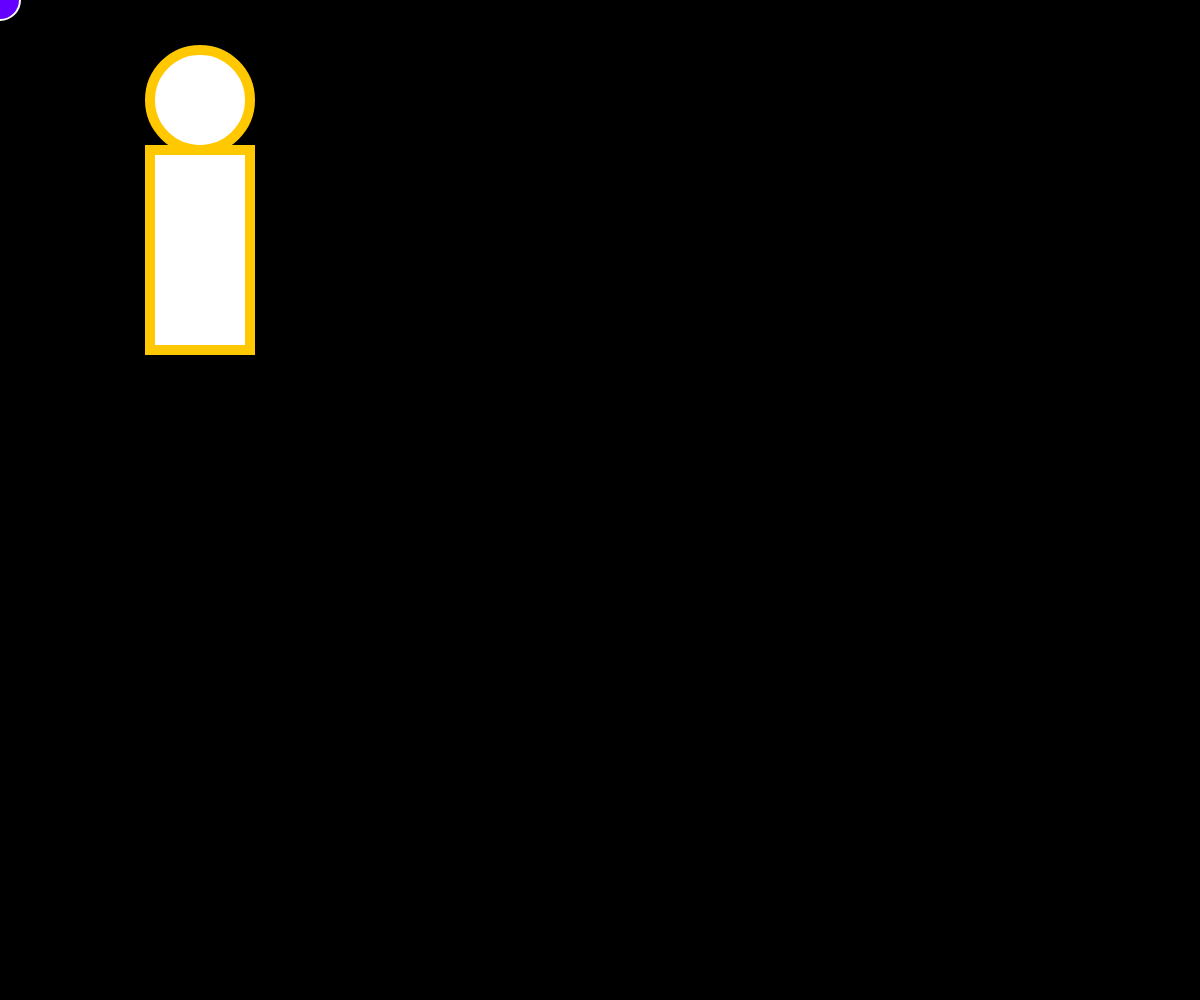
Frame 1 (no input)
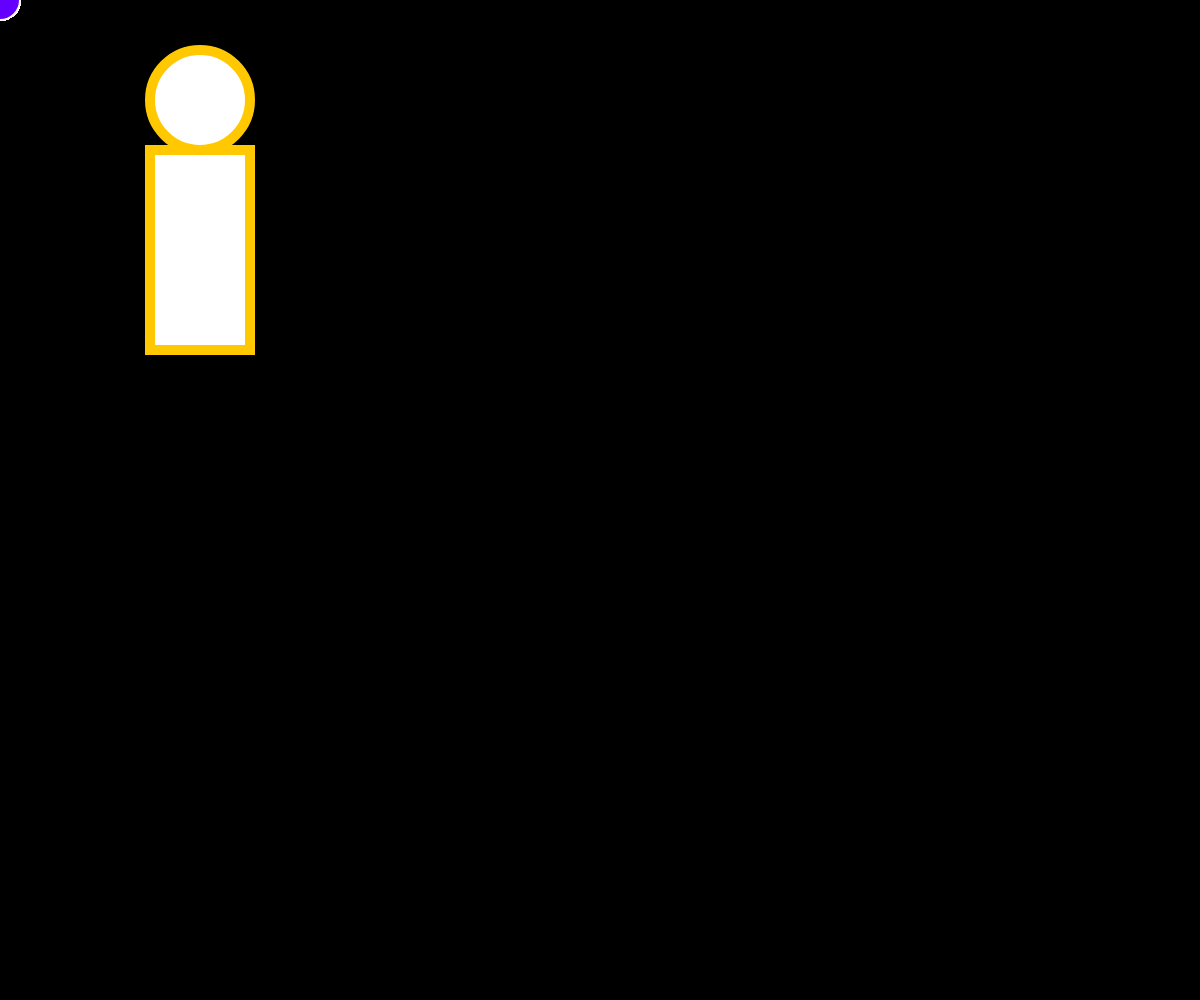
Frame 60 (no input)
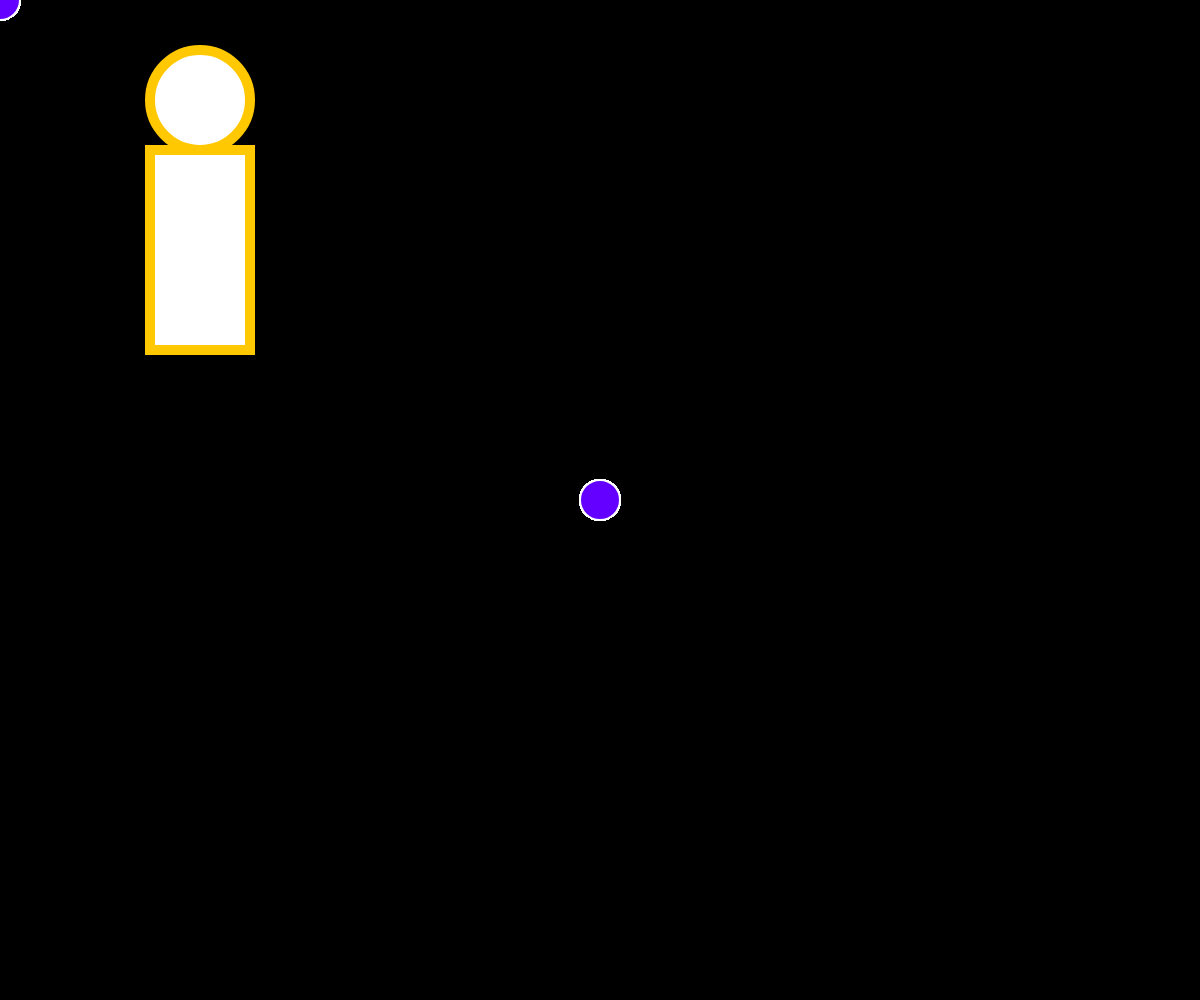
Frame 120 (the mouse pressed at the canvas centre since frame 60)

The p5.js sketch that drew these frames (run headless with seeded random() and noise() and a simulated clock; from frame 60 on, the mouse is pressed at the canvas centre):

// p5.js sketch
// ── sketch.js
/*
	Let's create some shapes with p5. Ellipses, rectangles, lines, oh my.

	Check out the p5 reference page: http://p5js.org/reference. See the
	structure, shape and color sections.

	p5 structure:
		setup(), draw()

	p5 global functions:
		createCanvas(...)
		background(...)
		fill(...), noFill(...)
		stroke(...), noStroke(...), strokeWeight(...)
		ellipse(...), rect(...)

	p5 global variables:
		windowWidth, windowHeight
		mouseX, mouseY
*/

// Any code that you put inside of setup runs ONCE at the start of the sketch
function setup() {
    // Create a canvas of a particular size. windowWidth and windowHeight are
    // the size of the browser window.
    createCanvas(windowWidth, windowHeight);

	// Draw a black background using RGB
	background(0, 0, 0);

	// Set the style for drawing
	fill(255, 255, 255);
	stroke(255, 200, 0);
	strokeWeight(10);

	// Draw some shapes
	ellipse(200, 100, 100); // x, y, diameter
	rect(150, 150, 100, 200); // x, y, w, h
}

// After setup is run, any code that you put inside of draw runs REPEATEDLY at
// 60 frames per second
function draw() {
	fill(100, 0, 255);
	stroke(255, 255, 255);
	strokeWeight(2);

    // Mouse coordinates relative to the canvas
	ellipse(mouseX, mouseY, 40);
}
